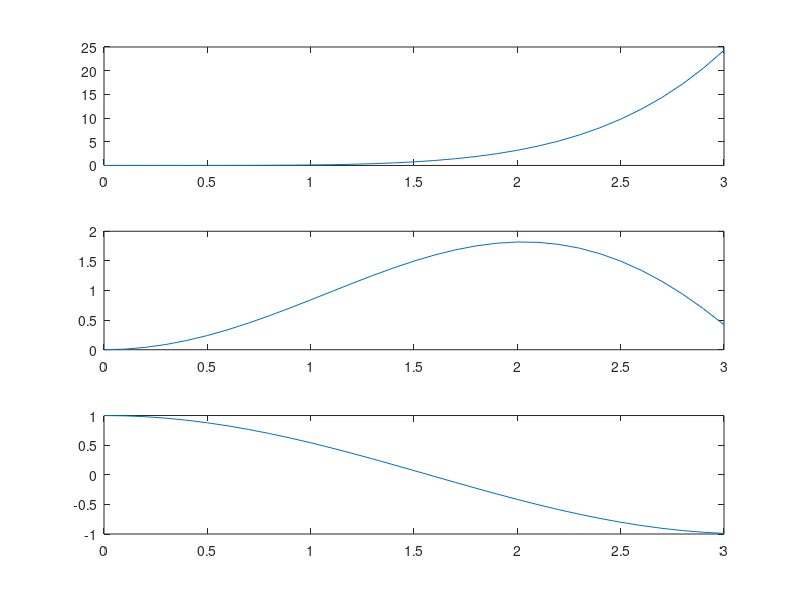

Write the MATLAB code that produced this figure.
x=0:0.1:3;
y1=x.^5/10;
y2=x.*sin(x);
y3=cos(x);
subplot(3,1,1)
plot(x,y1)
subplot(3,1,2)
plot(x,y2)
subplot(3,1,3)
plot(x,y3)